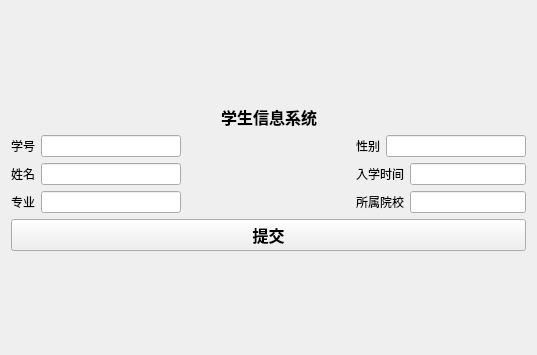
<?xml version="1.0" encoding="UTF-8"?>
<ui version="4.0">
 <class>Form</class>
 <widget class="QWidget" name="Form">
  <property name="geometry">
   <rect>
    <x>0</x>
    <y>0</y>
    <width>537</width>
    <height>355</height>
   </rect>
  </property>
  <property name="windowTitle">
   <string>Form</string>
  </property>
  <layout class="QVBoxLayout" name="verticalLayout_3">
   <item>
    <spacer name="verticalSpacer">
     <property name="orientation">
      <enum>Qt::Vertical</enum>
     </property>
     <property name="sizeHint" stdset="0">
      <size>
       <width>20</width>
       <height>87</height>
      </size>
     </property>
    </spacer>
   </item>
   <item>
    <layout class="QHBoxLayout" name="horizontalLayout_8">
     <item>
      <spacer name="horizontalSpacer_2">
       <property name="orientation">
        <enum>Qt::Horizontal</enum>
       </property>
       <property name="sizeHint" stdset="0">
        <size>
         <width>40</width>
         <height>20</height>
        </size>
       </property>
      </spacer>
     </item>
     <item>
      <widget class="QLabel" name="label">
       <property name="font">
        <font>
         <pointsize>12</pointsize>
         <bold>true</bold>
        </font>
       </property>
       <property name="text">
        <string>学生信息系统</string>
       </property>
      </widget>
     </item>
     <item>
      <spacer name="horizontalSpacer_3">
       <property name="orientation">
        <enum>Qt::Horizontal</enum>
       </property>
       <property name="sizeHint" stdset="0">
        <size>
         <width>40</width>
         <height>20</height>
        </size>
       </property>
      </spacer>
     </item>
    </layout>
   </item>
   <item>
    <layout class="QHBoxLayout" name="horizontalLayout_7">
     <item>
      <layout class="QVBoxLayout" name="verticalLayout">
       <item>
        <layout class="QHBoxLayout" name="horizontalLayout_2">
         <item>
          <widget class="QLabel" name="label_2">
           <property name="text">
            <string>学号</string>
           </property>
          </widget>
         </item>
         <item>
          <widget class="QLineEdit" name="lineEdit_ID"/>
         </item>
        </layout>
       </item>
       <item>
        <layout class="QHBoxLayout" name="horizontalLayout_3">
         <item>
          <widget class="QLabel" name="label_3">
           <property name="text">
            <string>姓名</string>
           </property>
          </widget>
         </item>
         <item>
          <widget class="QLineEdit" name="lineEdit_Name"/>
         </item>
        </layout>
       </item>
       <item>
        <layout class="QHBoxLayout" name="horizontalLayout_4">
         <item>
          <widget class="QLabel" name="label_4">
           <property name="text">
            <string>专业</string>
           </property>
          </widget>
         </item>
         <item>
          <widget class="QLineEdit" name="lineEdit_Major"/>
         </item>
        </layout>
       </item>
      </layout>
     </item>
     <item>
      <spacer name="horizontalSpacer">
       <property name="orientation">
        <enum>Qt::Horizontal</enum>
       </property>
       <property name="sizeHint" stdset="0">
        <size>
         <width>40</width>
         <height>20</height>
        </size>
       </property>
      </spacer>
     </item>
     <item>
      <layout class="QVBoxLayout" name="verticalLayout_2">
       <item>
        <layout class="QHBoxLayout" name="horizontalLayout">
         <item>
          <widget class="QLabel" name="label_5">
           <property name="text">
            <string>性别</string>
           </property>
          </widget>
         </item>
         <item>
          <widget class="QLineEdit" name="lineEdit_Gender"/>
         </item>
        </layout>
       </item>
       <item>
        <layout class="QHBoxLayout" name="horizontalLayout_5">
         <item>
          <widget class="QLabel" name="label_6">
           <property name="text">
            <string>入学时间</string>
           </property>
          </widget>
         </item>
         <item>
          <widget class="QLineEdit" name="lineEdit_Enrollment_year"/>
         </item>
        </layout>
       </item>
       <item>
        <layout class="QHBoxLayout" name="horizontalLayout_6">
         <item>
          <widget class="QLabel" name="label_7">
           <property name="text">
            <string>所属院校</string>
           </property>
          </widget>
         </item>
         <item>
          <widget class="QLineEdit" name="lineEdit_College"/>
         </item>
        </layout>
       </item>
      </layout>
     </item>
    </layout>
   </item>
   <item>
    <widget class="QPushButton" name="PushButton_submit">
     <property name="font">
      <font>
       <pointsize>12</pointsize>
       <bold>true</bold>
      </font>
     </property>
     <property name="text">
      <string>提交</string>
     </property>
    </widget>
   </item>
   <item>
    <spacer name="verticalSpacer_3">
     <property name="orientation">
      <enum>Qt::Vertical</enum>
     </property>
     <property name="sizeHint" stdset="0">
      <size>
       <width>20</width>
       <height>86</height>
      </size>
     </property>
    </spacer>
   </item>
  </layout>
 </widget>
 <resources/>
 <connections/>
</ui>
